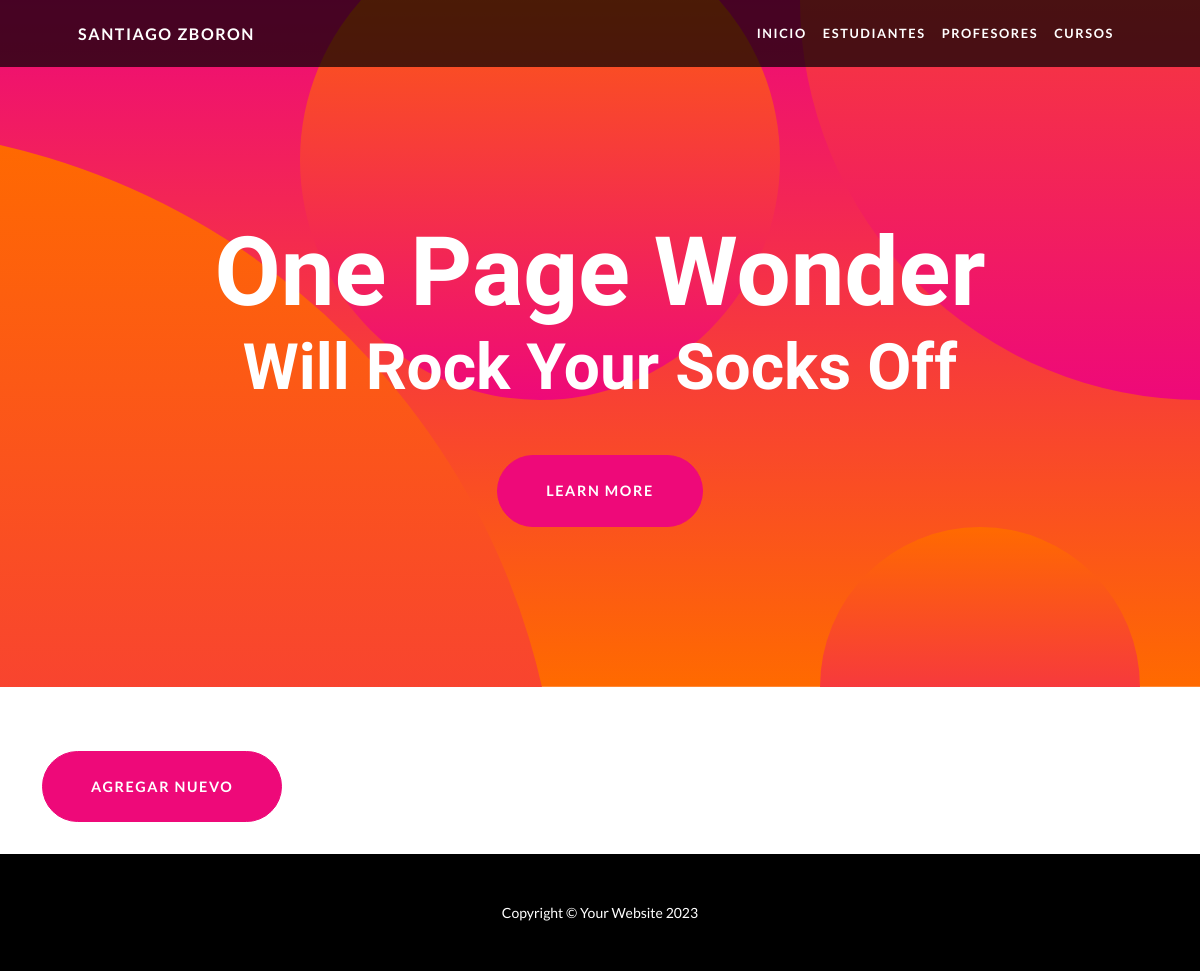
The page /AppEntrega3/curso-list/ on the database as committed earlier.
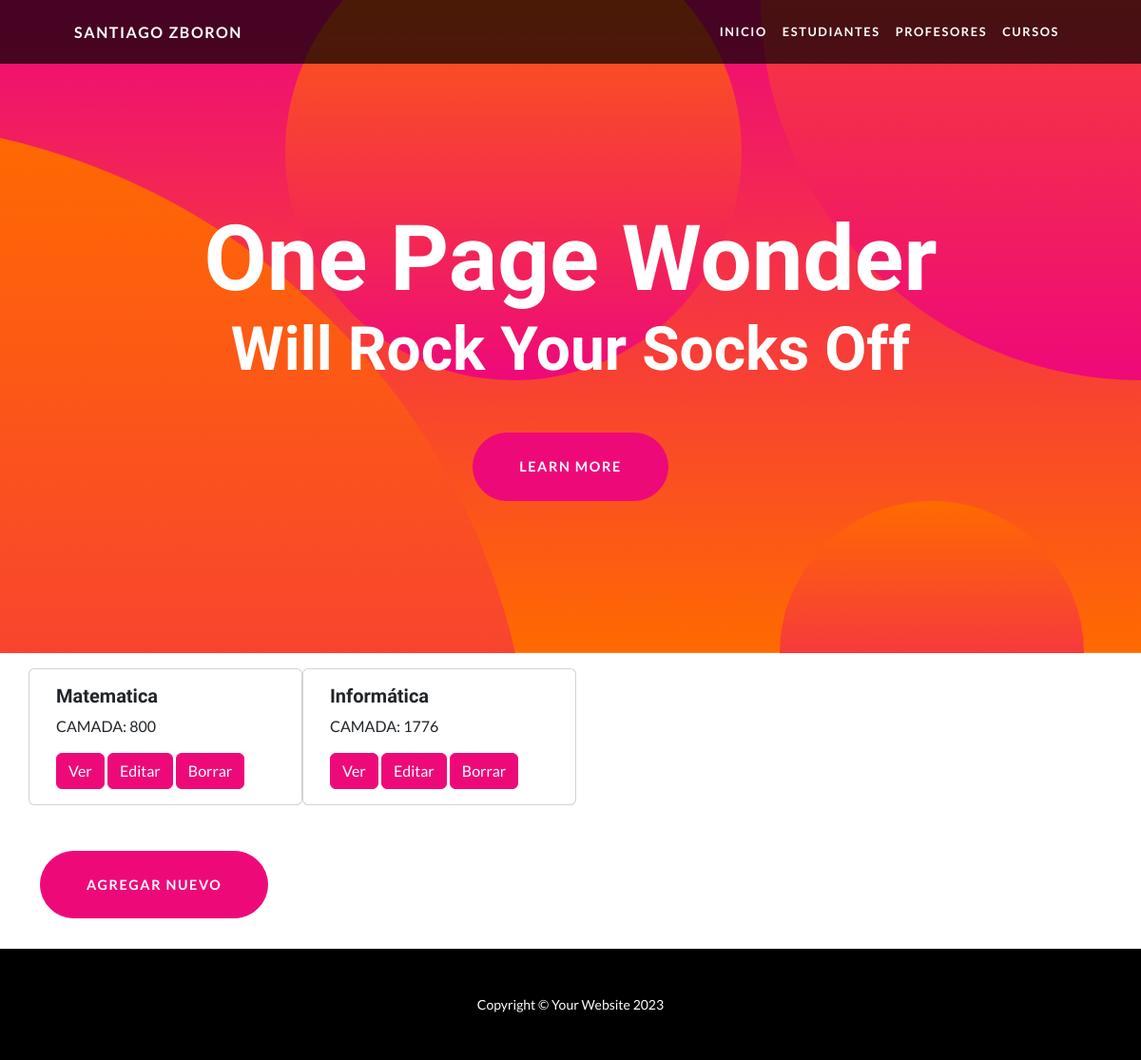
The same page on the database as committed later.
### AppEntrega3/models.py (models this page shows, shortened)
class Curso(models.Model):
    nombre = models.CharField(max_length=40)
    camada = models.IntegerField()
    descripcion = models.TextField(blank=True)

### AppEntrega3/views.py (the view)
# urls.py: path('curso-list/', views.CursoListView.as_view(), name="CursoList"),
class CursoListView(ListView):
    model = Curso
    template_name = "AppEntrega3/curso_list.html"
    def get(self, request, *args, **kwargs):
        return super().get(request, *args, **kwargs)

### AppEntrega3/templates/AppEntrega3/curso_list.html (shortened to what this page needs)
{% extends 'AppEntrega3/base.html' %}
{% load static %}
{% block main %}
<div class="row">
    {% for curso in object_list %}
        <div class="card" style="width: 18rem;" >
            <div class="card-body">
            <h5 class="card-title">{{ curso.nombre }}</h5>
            <p class="card-text">CAMADA: {{ curso.camada }}</p>
            <a href="{% url 'CursoDetail' curso.id %}" class="btn btn-primary">Ver</a>
            <a href="{% url 'CursoUpdate' curso.id %}" class="btn btn-primary">Editar</a>
            <a href="{% url 'CursoDelete' curso.id %}" class="btn btn-primary">Borrar</a>
            </div>
        </div>
    {% endfor %}
</div>
<a class="btn btn-primary btn-xl rounded-pill mt-5" href="{% url 'CursoCreate' %}">Agregar nuevo</a>
{% endblock main %}

### AppEntrega3/templates/AppEntrega3/base.html (shortened to what this page needs)
<!DOCTYPE html>
<html lang="en">
    <head>
        {% load static %}
        <link href="{% static 'AppEntrega3/css/styles.css' %}" rel="stylesheet" />
    </head>
    <body id="page-top">
        <nav class="navbar navbar-expand-lg navbar-dark navbar-custom fixed-top">
            <div class="container px-5">
                <a class="navbar-brand" href="#page-top">Santiago Zboron</a>
                <div class="collapse navbar-collapse" id="navbarResponsive">
                    <ul class="navbar-nav ms-auto">
                        <li class="nav-item"><a class="nav-link text-white" href="{% url 'Inicio' %}">Inicio</a></li>
                        <li class="nav-item"><a class="nav-link text-white" href="{% url 'EstudianteList' %}">Estudiantes</a></li>
                        <li class="nav-item"><a class="nav-link text-white" href="{% url 'ProfesorList' %}">Profesores</a></li>
                        <li class="nav-item"><a class="nav-link text-white" href="{% url 'CursoList' %}">Cursos</a></li>
                    </ul>
                </div>
            </div>
        </nav>
        <header class="masthead text-center text-white">
            <div class="masthead-content">
                <div class="container px-5">
                    <h1 class="masthead-heading mb-0">One Page Wonder</h1>
                    <h2 class="masthead-subheading mb-0">Will Rock Your Socks Off</h2>
                    <a class="btn btn-primary btn-xl rounded-pill mt-5" href="#scroll">Learn More</a>
                </div>
            </div>
            <div class="bg-circle-1 bg-circle"></div>
            <div class="bg-circle-2 bg-circle"></div>
            <div class="bg-circle-3 bg-circle"></div>
            <div class="bg-circle-4 bg-circle"></div>
        </header>
        <div  class="container">
            {% block main %}
            {% endblock main %}
        </div>
        <footer class="py-5 bg-black">
            <div class="container px-5"><p class="m-0 text-center text-white small">Copyright &copy; Your Website 2023</p></div>
        </footer>
    </body>
</html>

Rows that differ between the two databases and show on the page:
added Curso: nombre "Matematica", camada "800"
added Curso: nombre "Informática", camada "1776"
